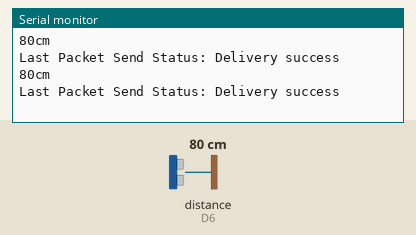
The sketch below on a simulated ESP8266 (NodeMCU). Parts: the last lines printed to the serial monitor. Wiring (inferred from the names in the program): ultrasonic range finder: trigger D5; echo D6. Inputs (shaded band) come from the test bench; at power-on: distance to the obstacle (sensor on D6) 80 cm. The echo pulse lasts 58.3 µs per cm; WiFi joins after 1.5 s; servers stay silent unless stated.

Above: at 4.8 s.
4.9 s: distance to the obstacle (sensor on D6) set to 2 cm
At 7.4 s:
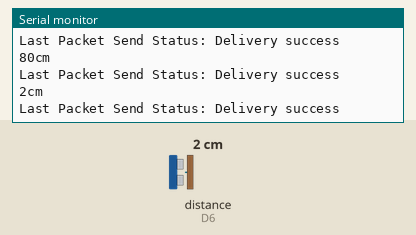
7.9 s: distance to the obstacle (sensor on D6) set to 4 cm
At 8.9 s:
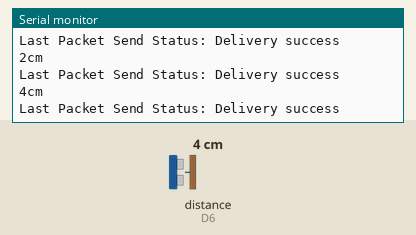
Timing chart, 0 to 10.9 s (numbered marks = the images above; inputs shaded):
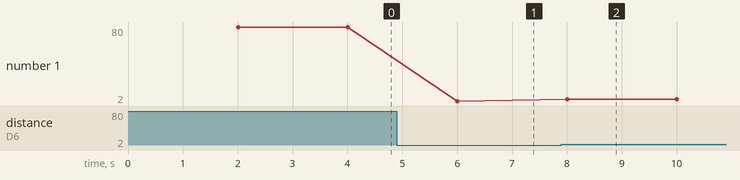

Measured:
- after the input at 4.9 s, the serial monitor: prints a new line after 1.1 s (image 1)
- after the input at 7.9 s, the serial monitor: prints a new line after 0.10 s (image 2)
- plotted number 1: 80 → 2 after the input at 4.9 s, 2 → 4 after the input at 7.9 s

The sketch:

WaterLevelMonitor_espnow.ino
```cpp
#include <SimpleTimer.h>
#include <ESP8266WiFi.h>
#include <espnow.h>
#define ECHOPIN                 D6 // Echo Pin D5
#define TRIGPIN                 D5 // Trigger Pin D6
//MAC address
uint8_t broadcastAddress[] = {""};  //Put reciever's MAC address

typedef struct struct_message {
  long d;
  long stamp;
} struct_message;

// Create a struct_message called myData
struct_message myData;
long duration, distance;
SimpleTimer timer;

void OnDataSent(uint8_t *mac_addr, uint8_t sendStatus) {
  Serial.print("Last Packet Send Status: ");
  if (sendStatus == 0){
    Serial.println("Delivery success");
  }
  else{
    Serial.println("Delivery fail");
  }
}

void setup()
{
  // Debug console
  Serial.begin(115200);
  Serial.setDebugOutput(true);
  pinMode(TRIGPIN, OUTPUT);
  pinMode(ECHOPIN, INPUT);
  WiFi.mode(WIFI_STA);
  WiFi.begin("", "", 4, NULL, false);
  // Init ESP-NOW
  if (esp_now_init() != 0) {
    Serial.println("Error initializing ESP-NOW");
    return;
  }
  esp_now_set_self_role(ESP_NOW_ROLE_CONTROLLER);
  esp_now_register_send_cb(OnDataSent);
  if (esp_now_add_peer(broadcastAddress, ESP_NOW_ROLE_SLAVE, 4, NULL, 0) != 0){
    Serial.println("Failed to add peer");
    return;
  }
  timer.setInterval(2000L, getDepth);

}

void loop()
{
  timer.run();
}

void getDepth() {
  digitalWrite(TRIGPIN, LOW);
  delayMicroseconds(2);

  digitalWrite(TRIGPIN, HIGH);
  delayMicroseconds(10);

  digitalWrite(TRIGPIN, LOW);

  duration = pulseIn(ECHOPIN, HIGH);
  distance = duration / 58.2;
  Serial.print(distance);
  Serial.println("cm");
  myData.d = distance;
  myData.stamp = millis();
  esp_now_send(broadcastAddress, (uint8_t *) &myData, sizeof(myData));
}
```
